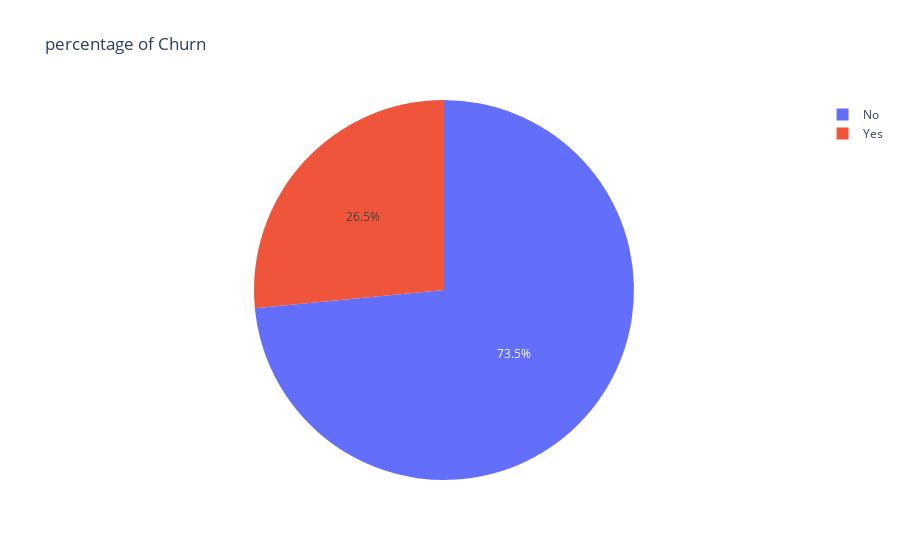

Write notebook code for a chart like this one.
### Code cell
fig = px.pie(df, names='Churn', title='percentage of Churn')
fig.show()

### Figure 1 — Plotly figure (JSON) as saved in the notebook; plotly's stock layout.template omitted (floating-point values rounded to 4 significant figures; data arrays with more than 128 entries replaced by an {"elided": "..."} marker saying what was removed)
{"data": [{"domain": {"x": [0, 1], "y": [0, 1]}, "hovertemplate": "Churn=%{label}<extra></extra>", "labels": {"elided": "7043 str values"}, "legendgroup": "", "name": "", "showlegend": true, "type": "pie"}], "layout": {"legend": {"tracegroupgap": 0}, "title": {"text": "percentage of Churn"}}}
